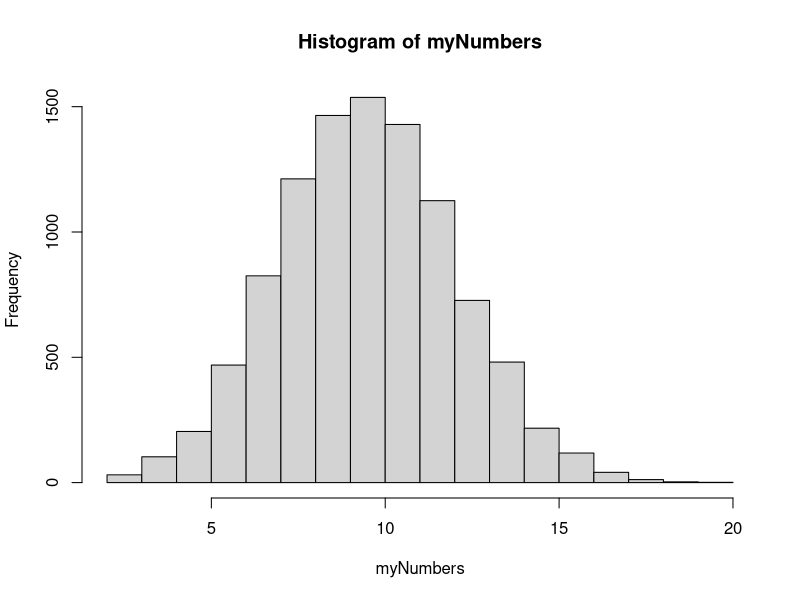
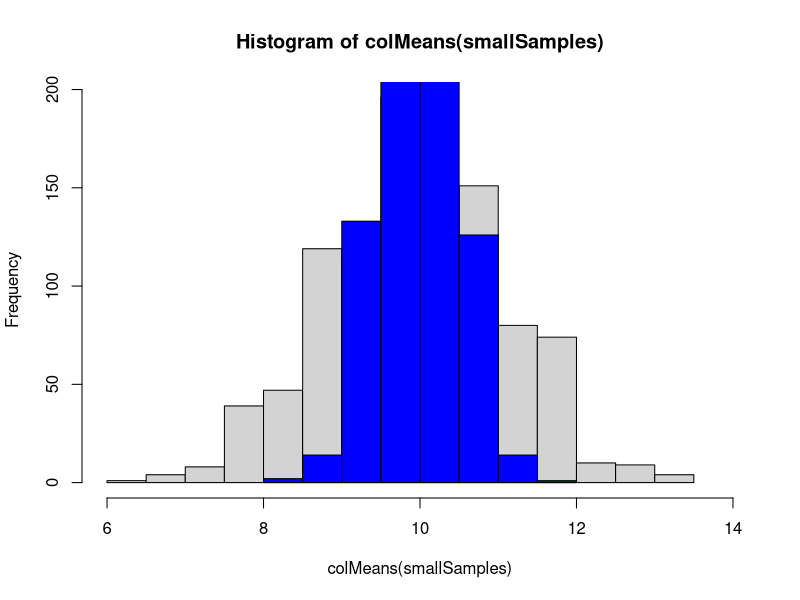

The R script that drew these images, in order:

# Sampling for proportions ------------------------------------------------

myNumbers <- rbinom(10000, size = 30, prob = 0.333)
hist(myNumbers)

# OK we got numbers for a 'population' of 10,000
# do some samplings
sample(myNumbers, 5)

# repeat samplings and storte them in a data matrix, kinda
smallSamples <- replicate(1000, sample(myNumbers, 5))
hist(colMeans(smallSamples), xlim = c(6, 14))

largeSamples <- replicate(1000, sample(myNumbers, 30))
hist(colMeans(largeSamples), xlim = c(6, 14), col = 'blue', add = TRUE)

# we can see that when n is large, from 5 to 30, then the mean of the 
# sample is becoming narrower, very close to 9 in this case, the spread of
# the mean is much smaller than a sample size of 5

# Thanks for watching !
